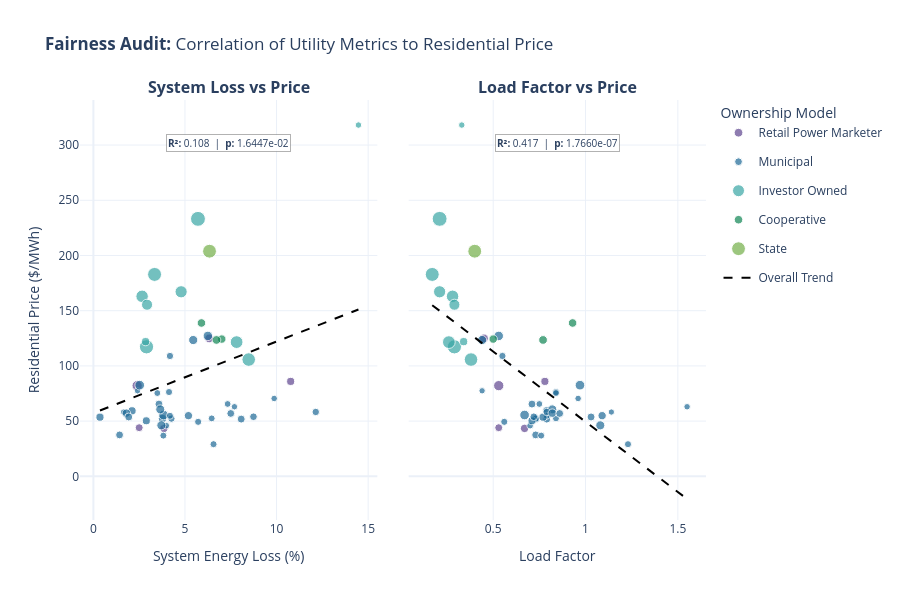

Notebook code for this chart:
### Code cell
def add_trendline(fig, x_data, y_data, row, col):
    """Calculates OLS and adds centered stats inside the plot to avoid title overlap."""
    mask = ~np.isnan(x_data) & ~np.isnan(y_data)
    x_clean, y_clean = x_data[mask], y_data[mask]
    
    if len(x_clean) > 1:
        # Calculate Linear Regression
        slope, intercept, r_val, p_val, std_err = linregress(x_clean, y_clean)
        
        # Trendline coordinates
        x_range = np.array([x_clean.min(), x_clean.max()])
        y_range = slope * x_range + intercept
        
        # 1. Add the Trendline
        fig.add_trace(
            go.Scatter(
                x=x_range, y=y_range,
                mode='lines',
                line=dict(color='black', width=2, dash='dash'),
                name='Overall Trend',
                legendgroup='trendline',
                showlegend=(row == 1 and col == 1),
                hoverinfo='skip'
            ),
            row=row, col=col
        )

        # 2. Add Stats Annotation Box (Centered and Lowered)
        stats_text = f"<b>R²:</b> {r_val**2:.3f}  |  <b>p:</b> {p_val:.4e}"
        
        fig.add_annotation(
            xref=f"x{col if col > 1 else ''} domain", 
            yref=f"y{row if row > 1 else ''} domain", 
            x=0.5,              # Horizontal center
            y=0.92,             # Lowered to 92% of height (inside the plot)
            xanchor="center",    
            yanchor="top",      # Box hangs downward from the y=0.92 point
            text=stats_text,
            showarrow=False,
            align="center",       
            bgcolor="rgba(255, 255, 255, 0.85)", # High opacity for readability
            bordercolor="rgba(0,0,0,0.3)", 
            borderwidth=1,
            font=dict(size=10)
        )

def get_fairness_scatter_dual(df):
    fig = make_subplots(
        rows=1, cols=2, 
        shared_yaxes=True, 
        horizontal_spacing=0.05,
        subplot_titles=('<b>System Loss vs Price</b>', '<b>Load Factor vs Price</b>')
    )

    df['BubbleSize'] = np.log1p(df['Retail.Residential.Customers'])

    colors = px.colors.qualitative.Prism
    types = df['Utility.Type'].unique()
    color_map = {t: colors[i % len(colors)] for i, t in enumerate(types)}

    # Plot 1: System Loss (Col 1)
    for t in types:
        mask = df['Utility.Type'] == t
        fig.add_trace(
            go.Scatter(
                x=df[mask]['SystemLossPercentage'], y=df[mask]['ResidentialUnitPrice'],
                mode='markers', name=t, marker=dict(color=color_map[t], size=df[mask]['BubbleSize']),
                hovertext=df[mask]['Utility.Name'],
                hovertemplate="<b>%{hovertext}</b><br>Loss: %{x}%<br>Price: $%{y}<extra></extra>",
                showlegend=True,
            ), row=1, col=1
        )
    add_trendline(fig, df['SystemLossPercentage'], df['ResidentialUnitPrice'], 1, 1)

    # Plot 2: Load Factors (Col 2)
    for t in types:
        mask = df['Utility.Type'] == t
        fig.add_trace(
            go.Scatter(
                x=df[mask]['LoadFactor'], y=df[mask]['ResidentialUnitPrice'],
                mode='markers', marker=dict(color=color_map[t], size=df[mask]['BubbleSize']),
                hovertext=df[mask]['Utility.Name'],
                hovertemplate="<b>%{hovertext}</b><br>Load: %{x}<br>Price: $%{y}<extra></extra>",
                showlegend=False
            ), row=1, col=2
        )
    add_trendline(fig, df['LoadFactor'], df['ResidentialUnitPrice'], 1, 2)

    # Formatting
    fig.update_layout(
        template='plotly_white',
        title_text='<b>Fairness Audit:</b> Correlation of Utility Metrics to Residential Price',
        legend_title_text="Ownership Model",
        height=600
    )

    fig.update_yaxes(title_text='Residential Price ($/MWh)', row=1, col=1)
    fig.update_xaxes(title_text='System Energy Loss (%)', row=1, col=1)
    fig.update_xaxes(title_text='Load Factor', row=1, col=2)

    fig.show()

# Execution
get_fairness_scatter_dual(util.get_residential_load_factor(util.get_residential_sys_loss(ny_df)).round(2))

### Figure 1 — Plotly figure (JSON) as saved in the notebook; plotly's stock layout.template omitted (floating-point values rounded to 4 significant figures)
{"data": [{"hovertemplate": "<b>%{hovertext}</b><br>Loss: %{x}%<br>Price: $%{y}<extra></extra>", "hovertext": ["Agway Energy Services, LLC", "Energy Coop of New York, Inc", "Robison Energy, LLC", "EnergyMark, LLC", "South Bay Energy Corp."], "marker": {"color": "rgb(95, 70, 144)", "size": [10.27, 8.439, 8.107, 7.984, 8.851]}, "mode": "markers", "name": "Retail Power Marketer", "showlegend": true, "type": "scatter", "x": [2.39, 3.85, 10.77, 2.5, 6.32], "xaxis": "x", "y": [82.13, 43.44, 85.96, 44.04, 124.9], "yaxis": "y"}, {"hovertemplate": "<b>%{hovertext}</b><br>Loss: %{x}%<br>Price: $%{y}<extra></extra>", "hovertext": ["Village of Arcade - (NY)", "Village of Akron - (NY)", "Village of Angelica - (NY)", "Bath Electric Gas & Water", "Village of Bergen - (NY)", "Village of Boonville - (NY)", "Village of Brocton - (NY)", "Village of Castile - (NY)", "Village of Endicott - (NY)", "Village of Fairport - (NY)", "Village of Freeport - (NY)", "Village of Green Island - (NY)", "Village of Greene - (NY)", "Village of Groton - (NY)", "Village of Hamilton - (NY)", "Village of Ilion - (NY)", "Jamestown Board of Public Util", "Lake Placid Village, Inc - (NY)", "Village of Little Valley - (NY)", "Village of Marathon - (NY)", "Town of Massena - (NY)", "Village of Mayville - (NY)", "Village of Penn Yan - (NY)", "City of Plattsburgh - (NY)", "Village of Richmondville - (NY)", "Village of Rockville Centre - (NY)", "Village of Rouses Point - (NY)", "City of Salamanca - (NY)", "City of Sherrill - (NY)", "Village of Solvay - (NY)", "Village of Springville - (NY)", "Village of Tupper Lake - (NY)", "Village of Watkins Glen - (NY)", "Village of Westfield - (NY)"], "marker": {"color": "rgb(29, 105, 150)", "size": [8.206, 7.274, 6.469, 8.242, 6.335, 7.964, 6.668, 6.292, 7.933, 9.69, 9.47, 7.308, 7.013, 6.886, 7.136, 8.169, 9.697, 8.308, 7.127, 6.538, 9.011, 6.793, 7.874, 9.08, 6.851, 9.177, 7.071, 8.027, 7.456, 8.453, 7.666, 7.985, 6.974, 7.823]}, "mode": "markers", "name": "Municipal", "showlegend": true, "type": "scatter", "x": [3.77, 4.26, 7.7, 2.11, 2.41, 8.07, 3.98, 1.65, 3.58, 3.83, 6.25, 4.18, 4.18, 6.46, 5.72, 0.36, 2.53, 5.19, 4.13, 9.87, 3.65, 7.33, 1.43, 3.71, 3.49, 5.45, 6.56, 2.89, 12.14, 1.8, 8.74, 1.93, 3.82, 7.5], "xaxis": "x", "y": [52.34, 52.23, 63.0, 59.32, 77.46, 51.83, 45.89, 58.23, 65.44, 55.53, 127.2, 109.0, 54.85, 52.48, 49.34, 53.57, 82.54, 54.93, 76.33, 70.51, 60.64, 65.53, 37.49, 46.17, 75.41, 123.4, 29.1, 50.3, 58.28, 57.22, 53.94, 53.75, 36.87, 56.94], "yaxis": "y"}, {"hovertemplate": "<b>%{hovertext}</b><br>Loss: %{x}%<br>Price: $%{y}<extra></extra>", "hovertext": ["Central Hudson Gas & Elec Corp", "Consolidated Edison Co-NY Inc", "Fishers Island Utility Co Inc", "Massachusetts Electric Co", "New York State Elec & Gas Corp", "Niagara Mohawk Power Corp.", "Orange & Rockland Utils Inc", "Pike County Light & Power Co", "Rochester Gas & Electric Corp", "Rockland Electric Co"], "marker": {"color": "rgb(56, 166, 165)", "size": [12.47, 14.9, 6.472, 13.96, 13.56, 14.23, 12.22, 8.248, 12.74, 11.07]}, "mode": "markers", "name": "Investor Owned", "showlegend": true, "type": "scatter", "x": [2.66, 5.71, 14.47, 3.34, 8.48, 2.9, 4.79, 2.85, 7.82, 2.93], "xaxis": "x", "y": [163.0, 233.2, 318.1, 182.8, 105.7, 117.3, 167.1, 122.0, 121.5, 155.4], "yaxis": "y"}, {"hovertemplate": "<b>%{hovertext}</b><br>Loss: %{x}%<br>Price: $%{y}<extra></extra>", "hovertext": ["Delaware County Elec Coop Inc", "Otsego Electric Coop, Inc", "Steuben Rural Elec Coop, Inc"], "marker": {"color": "rgb(15, 133, 84)", "size": [8.577, 8.411, 8.716]}, "mode": "markers", "name": "Cooperative", "showlegend": true, "type": "scatter", "x": [5.9, 7.01, 6.72], "xaxis": "x", "y": [138.9, 124.3, 123.5], "yaxis": "y"}, {"hovertemplate": "<b>%{hovertext}</b><br>Loss: %{x}%<br>Price: $%{y}<extra></extra>", "hovertext": ["Long Island Power Authority"], "marker": {"color": "rgb(115, 175, 72)", "size": [13.83]}, "mode": "markers", "name": "State", "showlegend": true, "type": "scatter", "x": [6.34], "xaxis": "x", "y": [203.9], "yaxis": "y"}, {"hoverinfo": "skip", "legendgroup": "trendline", "line": {"color": "black", "dash": "dash", "width": 2}, "mode": "lines", "name": "Overall Trend", "showlegend": true, "type": "scatter", "x": [0.36, 14.47], "xaxis": "x", "y": [59.58, 151.1], "yaxis": "y"}, {"hovertemplate": "<b>%{hovertext}</b><br>Load: %{x}<br>Price: $%{y}<extra></extra>", "hovertext": ["Agway Energy Services, LLC", "Energy Coop of New York, Inc", "Robison Energy, LLC", "EnergyMark, LLC", "South Bay Energy Corp."], "marker": {"color": "rgb(95, 70, 144)", "size": [10.27, 8.439, 8.107, 7.984, 8.851]}, "mode": "markers", "showlegend": false, "type": "scatter", "x": [0.53, 0.67, 0.78, 0.53, 0.45], "xaxis": "x2", "y": [82.13, 43.44, 85.96, 44.04, 124.9], "yaxis": "y2"}, {"hovertemplate": "<b>%{hovertext}</b><br>Load: %{x}<br>Price: $%{y}<extra></extra>", "hovertext": ["Village of Arcade - (NY)", "Village of Akron - (NY)", "Village of Angelica - (NY)", "Bath Electric Gas & Water", "Village of Bergen - (NY)", "Village of Boonville - (NY)", "Village of Brocton - (NY)", "Village of Castile - (NY)", "Village of Endicott - (NY)", "Village of Fairport - (NY)", "Village of Freeport - (NY)", "Village of Green Island - (NY)", "Village of Greene - (NY)", "Village of Groton - (NY)", "Village of Hamilton - (NY)", "Village of Ilion - (NY)", "Jamestown Board of Public Util", "Lake Placid Village, Inc - (NY)", "Village of Little Valley - (NY)", "Village of Marathon - (NY)", "Town of Massena - (NY)", "Village of Mayville - (NY)", "Village of Penn Yan - (NY)", "City of Plattsburgh - (NY)", "Village of Richmondville - (NY)", "Village of Rockville Centre - (NY)", "Village of Rouses Point - (NY)", "City of Salamanca - (NY)", "City of Sherrill - (NY)", "Village of Solvay - (NY)", "Village of Springville - (NY)", "Village of Tupper Lake - (NY)", "Village of Watkins Glen - (NY)", "Village of Westfield - (NY)"], "marker": {"color": "rgb(29, 105, 150)", "size": [8.206, 7.274, 6.469, 8.242, 6.335, 7.964, 6.668, 6.292, 7.933, 9.69, 9.47, 7.308, 7.013, 6.886, 7.136, 8.169, 9.697, 8.308, 7.127, 6.538, 9.011, 6.793, 7.874, 9.08, 6.851, 9.177, 7.071, 8.027, 7.456, 8.453, 7.666, 7.985, 6.974, 7.823]}, "mode": "markers", "showlegend": false, "type": "scatter", "x": [0.73, 0.73, 1.55, 0.79, 0.44, 0.79, 0.7, 1.14, 0.71, 0.67, 0.53, 0.55, 0.79, 0.84, 0.56, 0.77, 0.97, 1.09, 0.84, 0.96, 0.82, 0.75, 0.73, 1.08, 0.84, 0.44, 1.23, 0.71, 0.79, 0.82, 0.72, 1.03, 0.76, 0.86], "xaxis": "x2", "y": [52.34, 52.23, 63.0, 59.32, 77.46, 51.83, 45.89, 58.23, 65.44, 55.53, 127.2, 109.0, 54.85, 52.48, 49.34, 53.57, 82.54, 54.93, 76.33, 70.51, 60.64, 65.53, 37.49, 46.17, 75.41, 123.4, 29.1, 50.3, 58.28, 57.22, 53.94, 53.75, 36.87, 56.94], "yaxis": "y2"}, {"hovertemplate": "<b>%{hovertext}</b><br>Load: %{x}<br>Price: $%{y}<extra></extra>", "hovertext": ["Central Hudson Gas & Elec Corp", "Consolidated Edison Co-NY Inc", "Fishers Island Utility Co Inc", "Massachusetts Electric Co", "New York State Elec & Gas Corp", "Niagara Mohawk Power Corp.", "Orange & Rockland Utils Inc", "Pike County Light & Power Co", "Rochester Gas & Electric Corp", "Rockland Electric Co"], "marker": {"color": "rgb(56, 166, 165)", "size": [12.47, 14.9, 6.472, 13.96, 13.56, 14.23, 12.22, 8.248, 12.74, 11.07]}, "mode": "markers", "showlegend": false, "type": "scatter", "x": [0.28, 0.21, 0.33, 0.17, 0.38, 0.29, 0.21, 0.34, 0.26, 0.29], "xaxis": "x2", "y": [163.0, 233.2, 318.1, 182.8, 105.7, 117.3, 167.1, 122.0, 121.5, 155.4], "yaxis": "y2"}, {"hovertemplate": "<b>%{hovertext}</b><br>Load: %{x}<br>Price: $%{y}<extra></extra>", "hovertext": ["Delaware County Elec Coop Inc", "Otsego Electric Coop, Inc", "Steuben Rural Elec Coop, Inc"], "marker": {"color": "rgb(15, 133, 84)", "size": [8.577, 8.411, 8.716]}, "mode": "markers", "showlegend": false, "type": "scatter", "x": [0.93, 0.5, 0.77], "xaxis": "x2", "y": [138.9, 124.3, 123.5], "yaxis": "y2"}, {"hovertemplate": "<b>%{hovertext}</b><br>Load: %{x}<br>Price: $%{y}<extra></extra>", "hovertext": ["Long Island Power Authority"], "marker": {"color": "rgb(115, 175, 72)", "size": [13.83]}, "mode": "markers", "showlegend": false, "type": "scatter", "x": [0.4], "xaxis": "x2", "y": [203.9], "yaxis": "y2"}, {"hoverinfo": "skip", "legendgroup": "trendline", "line": {"color": "black", "dash": "dash", "width": 2}, "mode": "lines", "name": "Overall Trend", "showlegend": false, "type": "scatter", "x": [0.17, 1.55], "xaxis": "x2", "y": [155.0, -20.53], "yaxis": "y2"}], "layout": {"annotations": [{"font": {"size": 16}, "showarrow": false, "text": "<b>System Loss vs Price</b>", "x": 0.2375, "xanchor": "center", "xref": "paper", "y": 1, "yanchor": "bottom", "yref": "paper"}, {"font": {"size": 16}, "showarrow": false, "text": "<b>Load Factor vs Price</b>", "x": 0.7625, "xanchor": "center", "xref": "paper", "y": 1, "yanchor": "bottom", "yref": "paper"}, {"align": "center", "bgcolor": "rgba(255, 255, 255, 0.85)", "bordercolor": "rgba(0,0,0,0.3)", "borderwidth": 1, "font": {"size": 10}, "showarrow": false, "text": "<b>R²:</b> 0.108  |  <b>p:</b> 1.6447e-02", "x": 0.5, "xanchor": "center", "xref": "x domain", "y": 0.92, "yanchor": "top", "yref": "y domain"}, {"align": "center", "bgcolor": "rgba(255, 255, 255, 0.85)", "bordercolor": "rgba(0,0,0,0.3)", "borderwidth": 1, "font": {"size": 10}, "showarrow": false, "text": "<b>R²:</b> 0.417  |  <b>p:</b> 1.7660e-07", "x": 0.5, "xanchor": "center", "xref": "x2 domain", "y": 0.92, "yanchor": "top", "yref": "y domain"}], "height": 600, "legend": {"title": {"text": "Ownership Model"}}, "title": {"text": "<b>Fairness Audit:</b> Correlation of Utility Metrics to Residential Price"}, "xaxis": {"anchor": "y", "domain": [0, 0.475], "title": {"text": "System Energy Loss (%)"}}, "xaxis2": {"anchor": "y2", "domain": [0.525, 1], "title": {"text": "Load Factor"}}, "yaxis": {"anchor": "x", "domain": [0, 1], "title": {"text": "Residential Price ($/MWh)"}}, "yaxis2": {"anchor": "x2", "domain": [0, 1], "matches": "y", "showticklabels": false}}}
